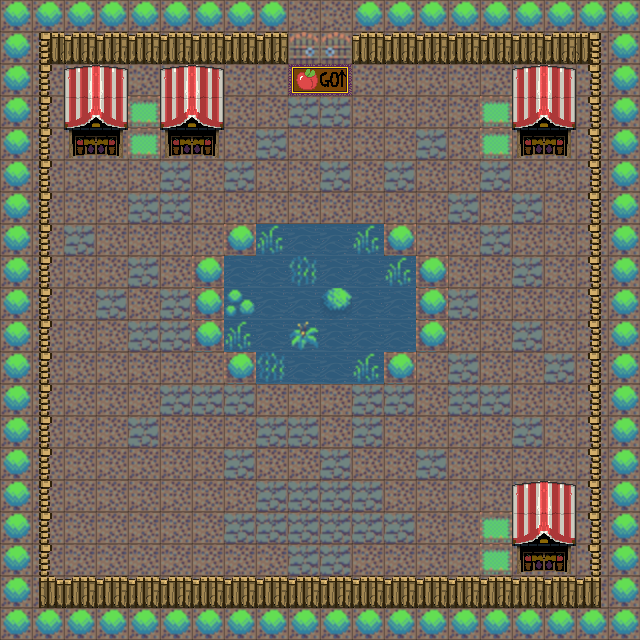

This game map was drawn from its Tiled (.tmx) file and the tilesets committed beside it. A one-line description and the full map source follow:
An orthogonal 20x20 tile map with 32x32 px tiles, 3 tile layers (Floor, Floor 2, Walls Doors Objects), 1 hidden layer not drawn, 3 tilesets.

<map version="1.10" tiledversion="1.10.2" orientation="orthogonal" renderorder="right-down" width="20" height="20" tilewidth="32" tileheight="32" infinite="0" nextlayerid="5" nextobjectid="1">
 <tileset firstgid="1" source="TileSets/The_Roguelike_Assets2.tsx" />
 <tileset firstgid="2302" source="TileSets/bazaar_combined_tiles.tsx" />
 <tileset firstgid="2558" source="TileSets/Placeholders.tsx" />
 <layer id="1" name="Floor" width="20" height="20">
  <data encoding="csv">
462,462,462,462,462,462,462,462,462,462,462,462,462,462,462,462,462,462,462,462,
462,462,462,462,462,462,462,462,462,462,462,462,462,462,462,462,462,462,462,462,
462,462,462,462,462,462,462,462,462,462,462,462,462,462,462,462,462,462,462,462,
462,462,462,462,462,462,462,462,462,462,462,462,462,462,462,462,462,462,462,462,
462,462,462,462,462,462,462,462,462,462,462,462,462,462,462,462,462,462,462,462,
462,462,462,462,462,462,462,462,462,462,462,462,462,462,462,462,462,462,462,462,
462,462,462,462,462,462,462,462,462,462,462,462,462,462,462,462,462,462,462,462,
462,462,462,462,462,462,462,462,462,462,462,462,462,462,462,462,462,462,462,462,
462,462,462,462,462,462,462,462,462,462,462,462,462,462,462,462,462,462,462,462,
462,462,462,462,462,462,462,462,462,462,462,462,462,462,462,462,462,462,462,462,
462,462,462,462,462,462,462,462,462,462,462,462,462,462,462,462,462,462,462,462,
462,462,462,462,462,462,462,462,462,462,462,462,462,462,462,462,462,462,462,462,
462,462,462,462,462,462,462,462,462,462,462,462,462,462,462,462,462,462,462,462,
462,462,462,462,462,462,462,462,462,462,462,462,462,462,462,462,462,462,462,462,
462,462,462,462,462,462,462,462,462,462,462,462,462,462,462,462,462,462,462,462,
462,462,462,462,462,462,462,462,462,462,462,462,462,462,462,462,462,462,462,462,
462,462,462,462,462,462,462,462,462,462,462,462,462,462,462,462,462,462,462,462,
462,462,462,462,462,462,462,462,462,462,462,462,462,462,462,462,462,462,462,462,
462,462,462,462,462,462,462,462,462,462,462,462,462,462,462,462,462,462,462,462,
462,462,462,462,462,462,462,462,462,462,462,462,462,462,462,462,462,462,462,462
</data>
 </layer>
 <layer id="2" name="Floor 2" width="20" height="20">
  <data encoding="csv">
366,366,366,366,366,366,366,366,366,366,366,366,366,366,366,366,366,366,366,366,
366,366,366,366,366,366,366,366,366,366,366,366,366,366,366,366,366,366,366,366,
366,366,366,366,366,366,366,366,366,366,366,366,366,366,366,366,366,366,366,366,
366,366,366,366,366,366,366,366,366,366,366,366,366,366,366,366,366,366,366,366,
366,366,366,366,366,366,366,366,366,366,366,366,366,366,366,366,366,366,366,366,
366,366,366,366,366,366,366,366,366,366,366,366,366,366,366,366,366,366,366,366,
366,366,366,366,366,366,366,366,366,366,366,366,366,366,366,366,366,366,366,366,
366,366,366,366,366,366,366,715,547,547,547,547,715,366,366,366,366,366,366,366,
366,366,366,366,366,366,715,547,547,547,547,547,547,715,366,366,366,366,366,366,
366,366,366,366,366,366,715,547,547,547,547,547,547,715,366,366,366,366,366,366,
366,366,366,366,366,366,715,547,547,547,547,547,547,715,366,366,366,366,366,366,
366,366,366,366,366,366,366,715,547,547,547,547,715,366,366,366,366,366,366,366,
366,366,366,366,366,366,366,366,366,366,366,366,366,366,366,366,366,366,366,366,
366,366,366,366,366,366,366,366,366,366,366,366,366,366,366,366,366,366,366,366,
366,366,366,366,366,366,366,366,366,366,366,366,366,366,366,366,366,366,366,366,
366,366,366,366,366,366,366,366,366,366,366,366,366,366,366,366,366,366,366,366,
366,366,366,366,366,366,366,366,366,366,366,366,366,366,366,366,366,366,366,366,
366,366,366,366,366,366,366,366,366,366,366,366,366,366,366,366,366,366,366,366,
366,366,366,366,366,366,366,366,366,366,366,366,366,366,366,366,366,366,366,366,
366,366,366,366,366,366,366,366,366,366,366,366,366,366,366,366,366,366,366,366
</data>
 </layer>
 <layer id="3" name="Walls Doors Objects" width="20" height="20">
  <data encoding="csv">
1,1,1,1,1,1,1,1,1,0,0,1,1,1,1,1,1,1,1,1,
1,2388,2382,2382,2382,2382,2382,2382,2382,1008,1005,2382,2382,2382,2382,2382,2382,2382,2387,1,
1,2386,2318,2319,0,2318,2319,0,0,2323,2339,0,0,0,0,0,2318,2319,2385,1,
1,2386,2320,2321,709,2320,2321,0,0,425,425,0,0,0,0,709,2320,2321,2385,1,
1,2386,2351,2352,709,2351,2352,0,425,0,0,0,0,425,0,709,2351,2352,2385,1,
1,2386,0,0,0,425,0,425,0,0,425,0,425,0,0,425,0,0,2385,1,
1,2386,0,0,425,425,0,0,0,0,0,0,0,0,425,0,425,0,2385,1,
1,2386,425,0,0,0,0,1,119,0,0,119,1,0,0,425,0,0,2385,1,
1,2386,0,0,425,0,1,0,0,123,0,0,119,1,0,0,425,0,2385,1,
1,2386,0,425,0,425,1,241,0,0,591,0,0,1,425,0,0,0,2385,1,
1,2386,0,0,425,425,1,119,0,182,0,0,0,1,0,0,425,0,2385,1,
1,2386,0,0,0,0,0,1,123,0,0,119,1,0,425,0,0,425,2385,1,
1,2386,0,0,0,425,425,425,0,0,0,425,425,0,425,425,0,0,2385,1,
1,2386,0,0,425,0,0,0,425,425,0,425,0,0,0,0,425,0,2385,1,
1,2386,0,0,0,0,0,425,0,0,425,0,0,425,0,0,0,0,2385,1,
1,2386,0,0,0,0,0,0,425,425,425,425,0,0,0,0,2318,2319,2385,1,
1,2386,0,0,0,0,0,425,425,425,425,425,425,0,0,709,2320,2321,2385,1,
1,2386,0,0,0,0,0,0,0,425,425,0,0,0,0,709,2351,2352,2385,1,
1,2384,2382,2382,2382,2382,2382,2382,2382,2382,2382,2382,2382,2382,2382,2382,2382,2382,2383,1,
1,1,1,1,1,1,1,1,1,1,1,1,1,1,1,1,1,1,1,1
</data>
 </layer>
 <layer id="4" name="Information Layer" width="20" height="20" visible="0">
  <data encoding="csv">
0,0,0,0,0,0,0,0,0,0,0,0,0,0,0,0,0,0,0,0,
0,2560,2560,2560,2560,2560,2560,2560,2560,2559,2559,2560,2560,2560,2560,2560,2560,2560,2560,0,
0,2560,2560,2560,2560,2560,2560,2558,2558,2558,2558,2558,2558,2558,2558,2558,2560,2560,2560,0,
0,2560,2560,2560,2560,2560,2560,2558,2558,2558,2558,2558,2558,2558,2558,2560,2560,2560,2560,0,
0,2560,2560,2560,2560,2560,2560,2558,2558,2558,2558,2558,2558,2558,2558,2560,2560,2560,2560,0,
0,2560,2558,2558,2558,2558,2558,2558,2558,2558,2558,2558,2558,2558,2558,2558,2558,2558,2560,0,
0,2560,2558,2558,2558,2558,2558,2558,2558,2558,2558,2558,2558,2558,2558,2558,2558,2558,2560,0,
0,2560,2558,2558,2558,2558,2558,2560,2560,2560,2560,2560,2560,2558,2558,2558,2558,2558,2560,0,
0,2560,2558,2558,2558,2558,2560,2560,2560,2560,2560,2560,2560,2560,2558,2558,2558,2558,2560,0,
0,2560,2558,2558,2558,2558,2560,2560,2560,2560,2560,2560,2560,2560,2558,2558,2558,2558,2560,0,
0,2560,2558,2558,2558,2558,2560,2560,2560,2560,2560,2560,2560,2560,2558,2558,2558,2558,2560,0,
0,2560,2558,2558,2558,2558,2558,2560,2560,2560,2560,2560,2560,2558,2558,2558,2558,2558,2560,0,
0,2560,2558,2558,2558,2558,2558,2558,2558,2558,2558,2558,2558,2558,2558,2558,2558,2558,2560,0,
0,2560,2558,2558,2558,2558,2558,2558,2558,2558,2558,2558,2558,2558,2558,2558,2558,2558,2560,0,
0,2560,2558,2558,2558,2558,2558,2558,2558,2558,2558,2558,2558,2558,2558,2558,2558,2558,2560,0,
0,2560,2558,2558,2558,2558,2558,2558,2558,2558,2558,2558,2558,2558,2558,2558,2560,2560,2560,0,
0,2560,2558,2558,2558,2558,2558,2558,2558,2562,2562,2558,2558,2558,2558,2560,2560,2560,2560,0,
0,2560,2558,2558,2558,2558,2558,2558,2558,2558,2558,2558,2558,2558,2558,2560,2560,2560,2560,0,
0,2560,2560,2560,2560,2560,2560,2560,2560,2560,2560,2560,2560,2560,2560,2560,2560,2560,2560,0,
0,0,0,0,0,0,0,0,0,0,0,0,0,0,0,0,0,0,0,0
</data>
 </layer>
</map>
